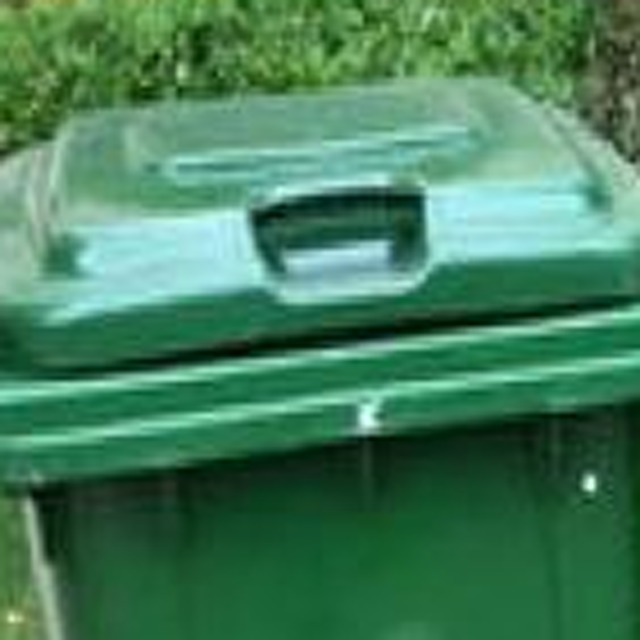
#> input picture computer_vision/integration/kit_tests_autre_pc/jeu_coherence/cd_cadrage_029.jpg, 640 x 640 px
$ python -i e7_qualite_image.py   (imports and definitions only)   (older library calls are emulated)
#> lines starting #> are read from the running program, lines starting #| are printed output that depends on the picture
### computer_vision/config.py
"""Configuration unique : chemins, graine, constantes partagées par tous les scripts."""
from pathlib import Path
import json
import os
import random

import numpy as np

GRAINE = 42

# --- Chemins -----------------------------------------------------------------
MAHDI = Path(r"C:\Users\hassen\Desktop\mahdi")
DATASET = MAHDI / "dataset_entrainement_v2"            # LECTURE SEULE
CSV = DATASET / "dataset_entrainement_v2.csv"
SPLITS_FIGES = DATASET / "splits_figes.csv"
CLASSES_JSON = DATASET / "classes.json"

EMB_EXISTANTS = [
    MAHDI / "dataset_entrainement" / "_cache" / "clip_kaggle.npz",
    MAHDI / "dataset_entrainement" / "_cache" / "clip_gbs.npz",
    MAHDI / "dataset_final" / "_diagnostic" / "clip_embeddings_gd.npz",
]

CV = MAHDI / "pfe_mahdi" / "computer_vision"           # seul dossier d'écriture
CODE = CV / "code"
DERIVEES = CV / "donnees_derivees"
MODELES = CV / "modeles"
EXPORT = CV / "export"
RESULTATS = CV / "resultats"
PLANCHES = RESULTATS / "planches"
RAPPORT = CV / "RAPPORT_ENTRAINEMENT.md"

EMBEDDINGS = DERIVEES / "embeddings.npz"
SOUS_ENSEMBLES = DERIVEES / "sous_ensembles.csv"
DECISION = DERIVEES / "decision_jeu_entrainement.json"
VERIF_DEPART = DERIVEES / "verification_depart.json"

for _d in (CODE, DERIVEES, MODELES, EXPORT, RESULTATS, PLANCHES):
    _d.mkdir(parents=True, exist_ok=True)

# --- Classes -----------------------------------------------------------------
CLASSES = json.loads(CLASSES_JSON.read_text(encoding="utf-8"))   # {"CANNOT_DETERMINE":0,"DEBORDEMENT":1,"PROPRE":2}
NOMS = [c for c, _ in sorted(CLASSES.items(), key=lambda t: t[1])]
CD, DEB, PRO = CLASSES["CANNOT_DETERMINE"], CLASSES["DEBORDEMENT"], CLASSES["PROPRE"]

# --- Effectifs attendus (étape 0) --------------------------------------------
ATTENDU = {
    "tout": {"train": {"PROPRE": 960, "DEBORDEMENT": 5295, "CANNOT_DETERMINE": 381},
             "valid": {"PROPRE": 207, "DEBORDEMENT": 1135, "CANNOT_DETERMINE": 82},
             "test": {"PROPRE": 207, "DEBORDEMENT": 1135, "CANNOT_DETERMINE": 81}},
    "sous_reel": {"train": {"PROPRE": 352, "DEBORDEMENT": 2655, "CANNOT_DETERMINE": 381},
                  "valid": {"PROPRE": 76, "DEBORDEMENT": 569, "CANNOT_DETERMINE": 82},
                  "test": {"PROPRE": 76, "DEBORDEMENT": 569, "CANNOT_DETERMINE": 81}},
}

# --- CLIP ----------------------------------------------------------------------
CLIP_MODELE = "openai/clip-vit-base-patch32"
SEUIL_STRICT = 0.90

# --- Modèle mobile --------------------------------------------------------------
TAILLE = 224
MOYENNE = [0.485, 0.456, 0.406]
ECART_TYPE = [0.229, 0.224, 0.225]
LOT = 64
EPOQUES_TETE = 2
LR_TETE = 1e-3
EPOQUES_MAX = 12
PATIENCE = 3
WEIGHT_DECAY = 1e-4
LABEL_SMOOTHING = 0.1
GRILLE_LR = [3e-5, 1e-4]
BUDGET_CPU_MIN = 90
NOM_MODELE = "proprete_mobilenetv3l"
VERSION_MODELE = "1.0.0"


# [21 lines left out: functions fixer_graine, charger_csv, not called in this run]


def ecrire_json(chemin, obj):
    Path(chemin).write_text(json.dumps(obj, ensure_ascii=False, indent=2, default=_json_def), encoding="utf-8")


# [12 lines left out: function _json_def, not called in this run]

### computer_vision/code/e7_qualite_image.py
"""Étape 7 : règle de qualité d'image, indépendante du modèle. Aucun seuil n'est choisi.

Netteté = variance du Laplacien (OpenCV, CV_64F) sur le niveau de gris, calculée sur l'image 224x224 étirée
(même redimensionnement que le modèle : PIL bilinéaire) ET sur l'image 640x640.
Luminosité = moyenne du niveau de gris (0-255), sur 640x640.
Seuils de netteté : percentiles 1 à 20 (pas de 1) des PROPRE et DEBORDEMENT réels (sous_reel) de TRAIN.
Seuils de luminosité : 20, 30, 40, 50, 60.
Sur valid : % des CANNOT_DETERMINE synthétiques détectées, % des PROPRE / DEBORDEMENT de sous_reel
faussement détectés. Optimiste : les synthétiques sont fabriquées par flou, nuit et recadrage.
"""
import sys
from pathlib import Path

sys.path.insert(0, str(Path(__file__).resolve().parents[1]))
import cv2
import numpy as np
import pandas as pd
from PIL import Image

import config as C


def mesures(chemin):
    with Image.open(chemin) as im:
#> im is the input picture: PIL image 640x640 RGB; mean R, G, B 68.1, 126.9, 91.7
        im = im.convert("RGB")
        g640 = cv2.cvtColor(np.asarray(im), cv2.COLOR_RGB2GRAY)
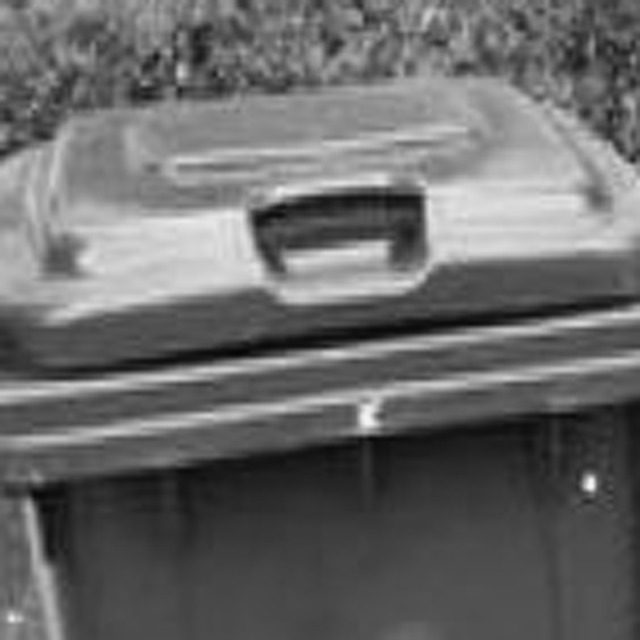
#> g640: shape (640, 640); min 5, max 244, mean 105.3
#> (the run stopped early here; a loop or call above may not have finished)

$ run again, on computer_vision/integration/kit_tests_autre_pc/jeu_coherence/cd_cadrage_062.jpg
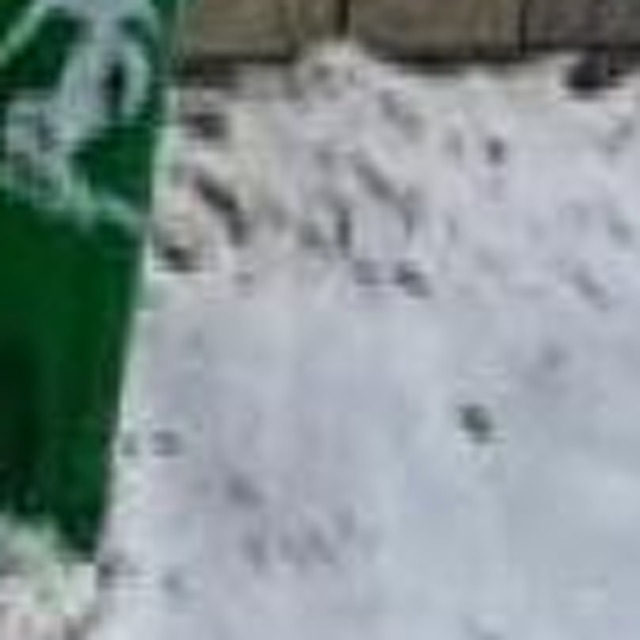
#> input picture computer_vision/integration/kit_tests_autre_pc/jeu_coherence/cd_cadrage_062.jpg, 640 x 640 px
#> in mesures, im is the input picture: PIL image 640x640 RGB; mean R, G, B 136.6, 148.7, 149.4
#> in mesures, `g640 = cv2.cvtColor(np.asarray(im), cv2.COLOR_RGB2GRAY)`:
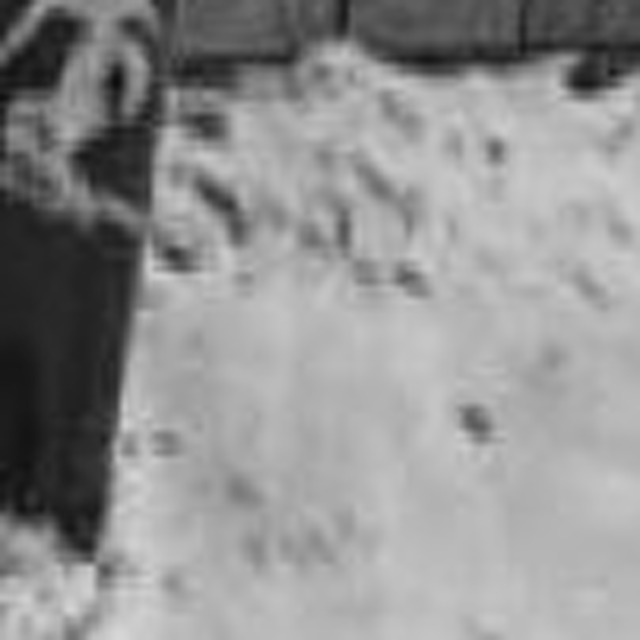
#> g640: shape (640, 640); min 12, max 215, mean 145.2

$ run again, on computer_vision/integration/kit_tests_autre_pc/jeu_coherence/cd_cadrage_107.jpg
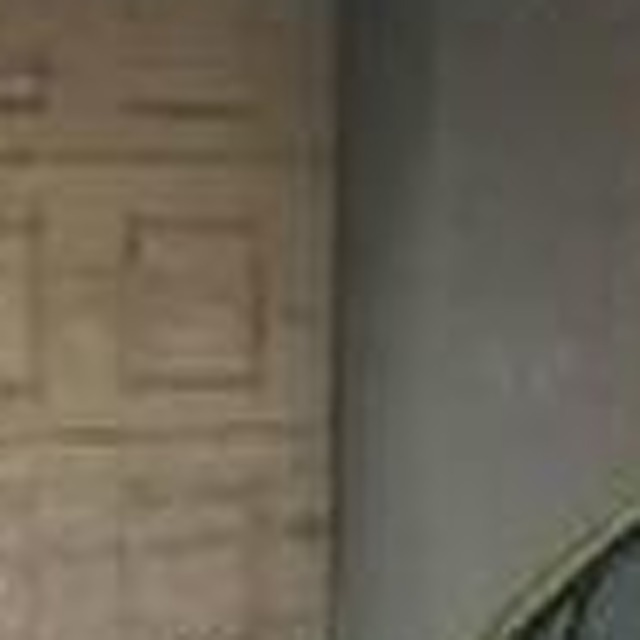
#> input picture computer_vision/integration/kit_tests_autre_pc/jeu_coherence/cd_cadrage_107.jpg, 640 x 640 px
#> in mesures, im is the input picture: PIL image 640x640 RGB; mean R, G, B 106.3, 98.6, 84.4
#> in mesures, `g640 = cv2.cvtColor(np.asarray(im), cv2.COLOR_RGB2GRAY)`:
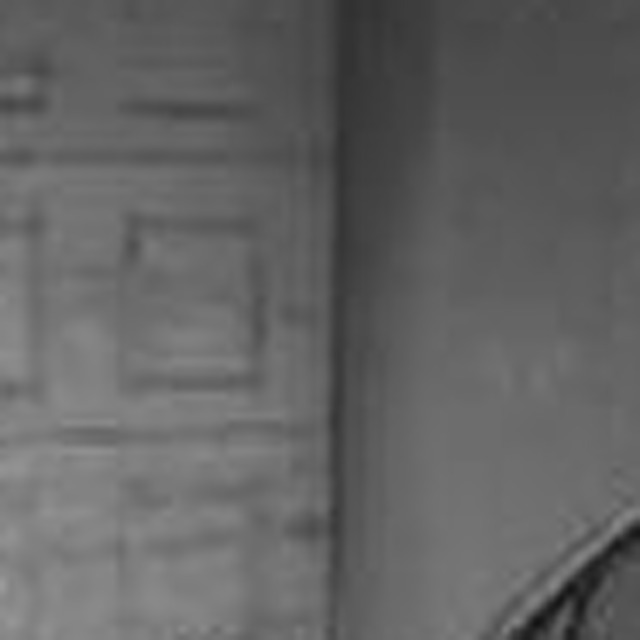
#> g640: shape (640, 640); min 18, max 155, mean 99.3

$ run again, on computer_vision/integration/kit_tests_autre_pc/jeu_coherence/cd_cadrage_118.jpg
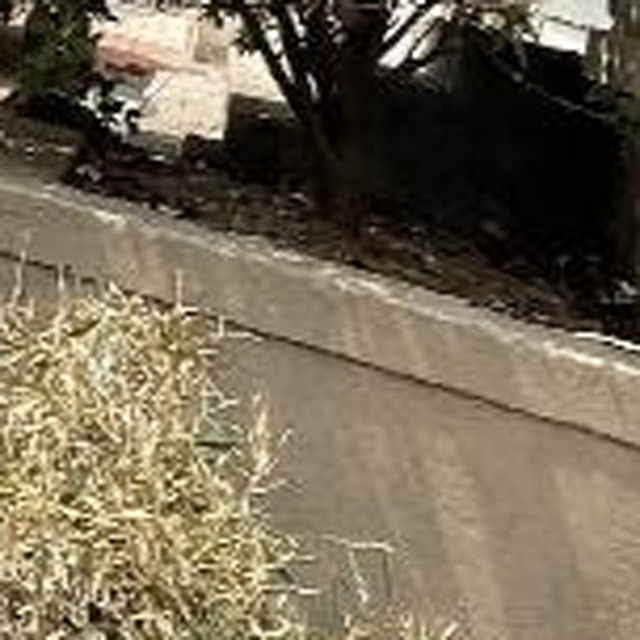
#> input picture computer_vision/integration/kit_tests_autre_pc/jeu_coherence/cd_cadrage_118.jpg, 640 x 640 px
#> in mesures, im is the input picture: PIL image 640x640 RGB; mean R, G, B 114.9, 104.8, 84
#> in mesures, `g640 = cv2.cvtColor(np.asarray(im), cv2.COLOR_RGB2GRAY)`:
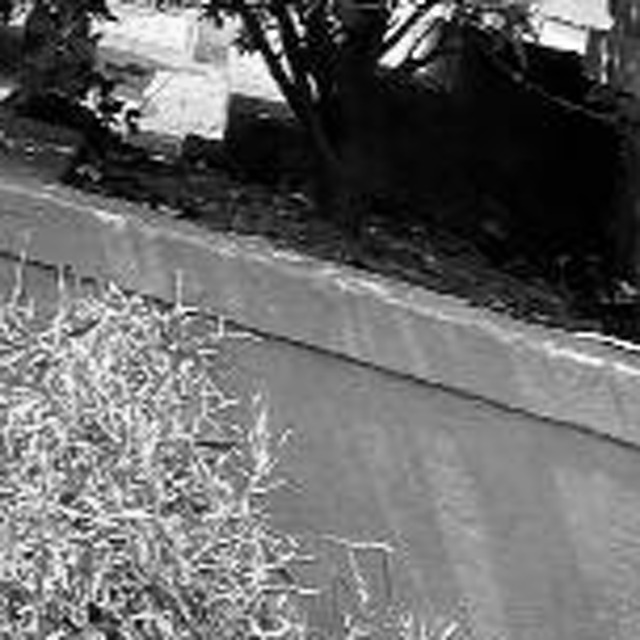
#> g640: shape (640, 640); min 0, max 255, mean 105.5
